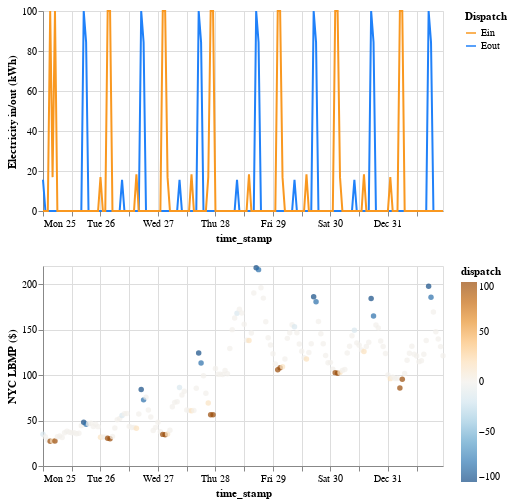

This figure's notebook cell:
### Markdown cell above
Including both the dispatch and hourly LBMP in a single plot is difficult because their values have different scales (dispatch is capped at 100 kWh while LBMP in week 52 goes over \\$200/kWh). A dual y-axis plot can be difficult to read, so I've decided to show one plot on top of the other. The plot of LBMP uses color to encode dispatch, which helps to make the whole thing easier to interprete.

### Code cell
data = results_df.loc[(results_df.time_stamp >= '2017-01-02') &
                      (results_df.week == 52), :].copy()
data.loc[:, 'dispatch'] = data.Ein - data.Eout
dispatch_data = pd.melt(data, id_vars='time_stamp', value_vars=['Eout', 'Ein'], var_name='Dispatch')

color_scale = alt.Scale(
            domain=['Ein', 'Eout'],
            range=['#f99820', '#2081f9']
        )

dispatch = alt.Chart(dispatch_data).mark_line().encode(
    x='time_stamp:T',
    y=alt.Y('value:Q', axis=alt.Axis(title='Electricity in/out (kWh)')),
    color=alt.Color('Dispatch:N', scale=color_scale)
).properties(
    height=200
)

lbmp = alt.Chart(data).mark_circle().encode(
    x='time_stamp:T',
    y=alt.Y('lbmp:Q', axis=alt.Axis(title='NYC LBMP ($)')),
    color=alt.Color('dispatch:Q', scale=alt.Scale(scheme='blueorange')),
    tooltip='dispatch:Q'
).properties(
    height=200
)

alt.vconcat(
    dispatch,
    lbmp
)

### Figure 1 — Vega-Lite specification as saved in the notebook (floating-point values rounded to 4 significant figures; data arrays with more than 128 entries replaced by an {"elided": "..."} marker saying what was removed)
{"$schema": "https://vega.github.io/schema/vega-lite/v2.6.0.json", "config": {"view": {"height": 300, "width": 400}}, "datasets": {"data-2ca633e42283b329dc7a2292cd389b33": {"elided": "168 records"}, "data-98b14948bd71a7ab0726cb36d9714764": {"elided": "336 records"}}, "vconcat": [{"data": {"name": "data-98b14948bd71a7ab0726cb36d9714764"}, "encoding": {"color": {"field": "Dispatch", "scale": {"domain": ["Ein", "Eout"], "range": ["#f99820", "#2081f9"]}, "type": "nominal"}, "x": {"field": "time_stamp", "type": "temporal"}, "y": {"axis": {"title": "Electricity in/out (kWh)"}, "field": "value", "type": "quantitative"}}, "height": 200, "mark": "line"}, {"data": {"name": "data-2ca633e42283b329dc7a2292cd389b33"}, "encoding": {"color": {"field": "dispatch", "scale": {"scheme": "blueorange"}, "type": "quantitative"}, "tooltip": {"field": "dispatch", "type": "quantitative"}, "x": {"field": "time_stamp", "type": "temporal"}, "y": {"axis": {"title": "NYC LBMP ($)"}, "field": "lbmp", "type": "quantitative"}}, "height": 200, "mark": "circle"}]}
